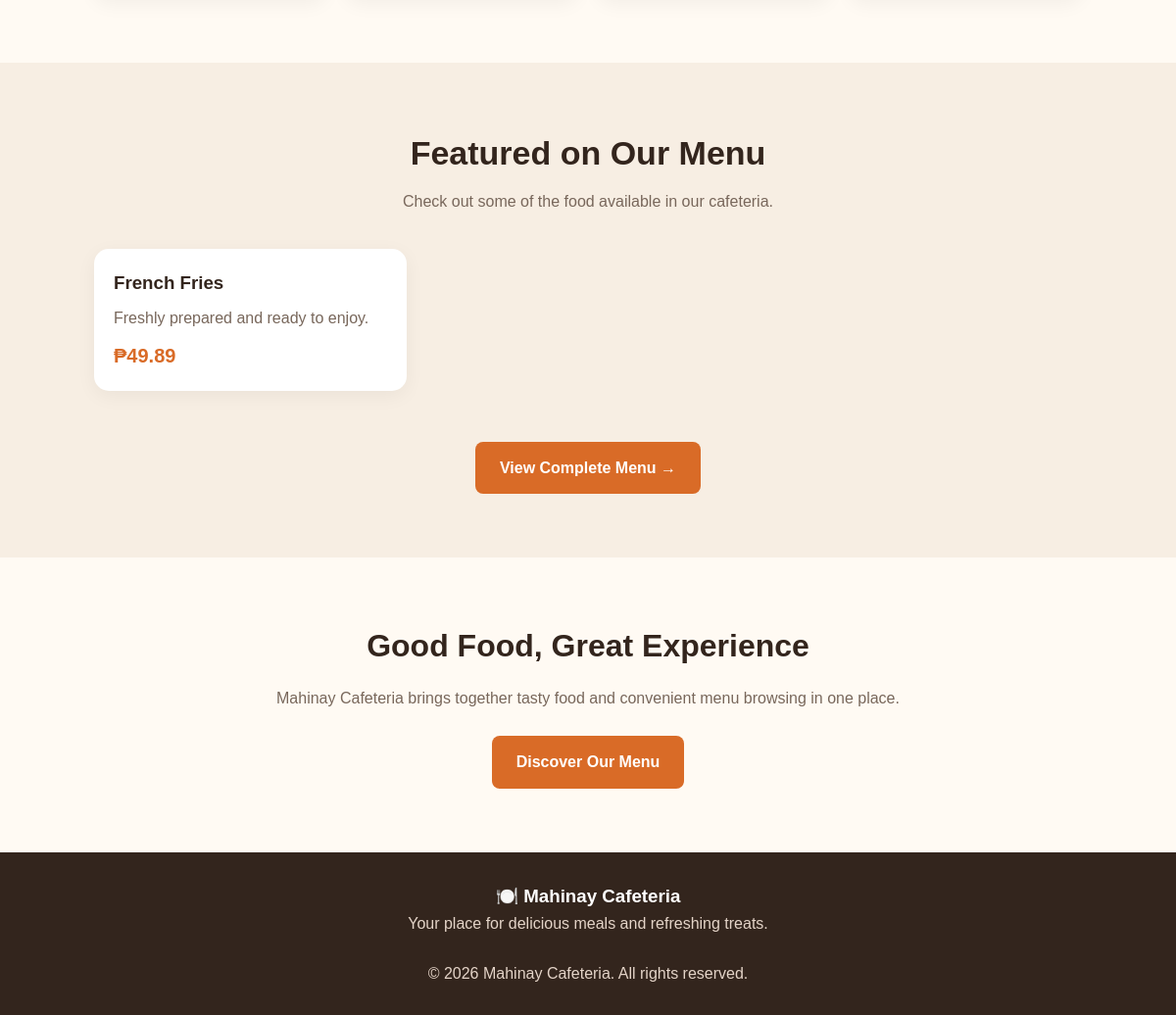
Before: / (lower part) with the older database file.
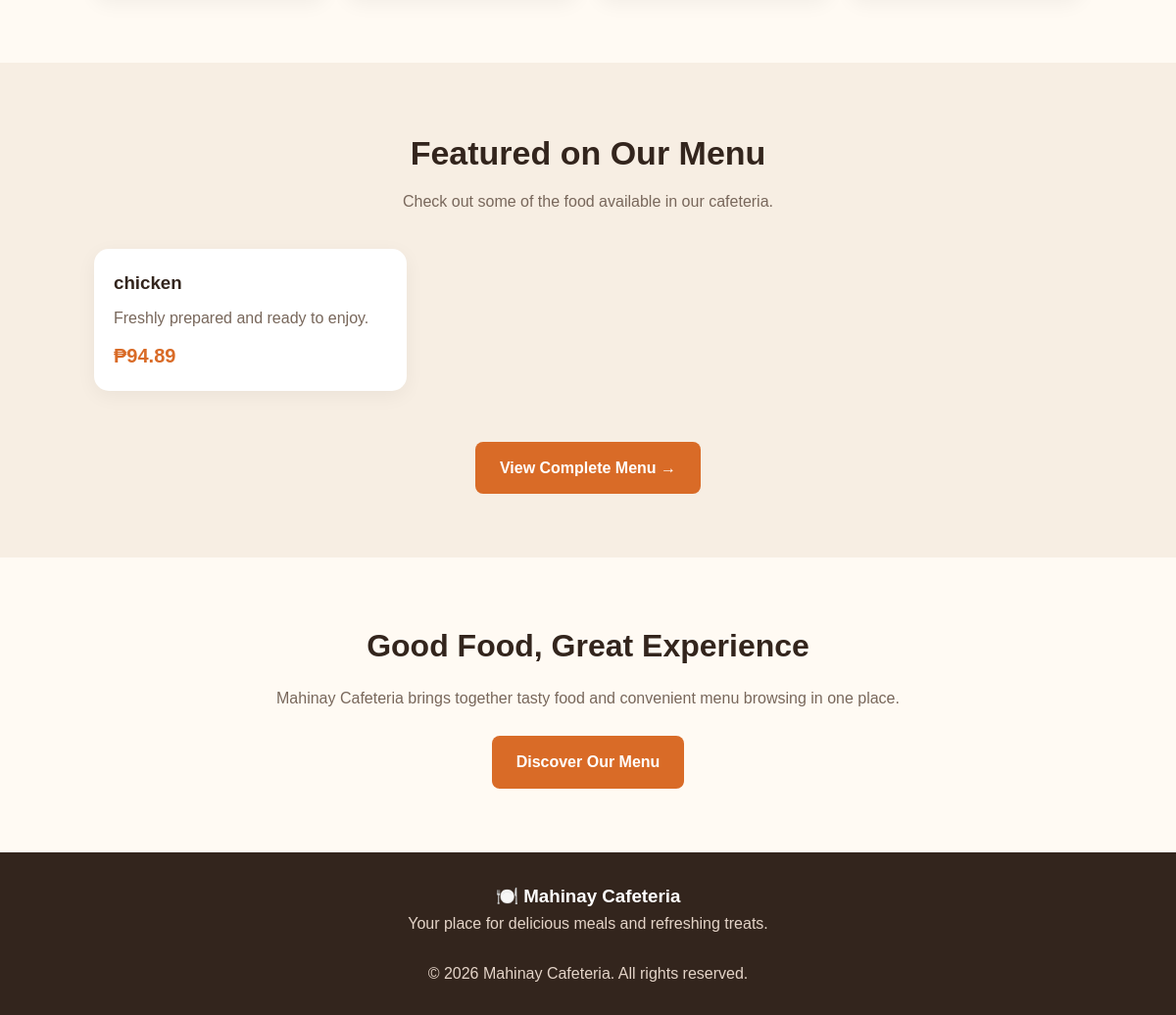
After: the same page with the newer database file.
### Mahinay_App/models.py (models this page shows, shortened)
class Food(models.Model):
    CATEGORY_CHOICES = [
        ('Meals', 'Meals'),
        ('Snacks', 'Snacks'),
        ('Drinks', 'Drinks'),
        ('Desserts', 'Desserts'),
    ]
    food_id = models.AutoField(primary_key=True)
    name = models.CharField(max_length=100)
    category = models.CharField(
        max_length=50,
        choices=CATEGORY_CHOICES,
        default='Meals'
    )
    price = models.DecimalField(max_digits=10, decimal_places=2)
    availability_status = models.BooleanField(default=True)
    description = models.TextField(blank=True)

### Mahinay_App/views.py (the view)
# urls.py: path('', views.home, name='home'),
def home(request):
    foods = Food.objects.filter(availability_status=True)
    return render(request, 'InvApp/home.html', {'foods': foods})

### Mahinay_App/templates/InvApp/home.html (shortened to what this page needs)
<!DOCTYPE html>
<html lang="en">
<head>
</head>
<body>
    <section class="section" id="categories">
    </section>
    <section class="section food-section" id="menu">
        <h2>Featured on Our Menu</h2>
        <p class="section-description">
            Check out some of the food available in our cafeteria.
        </p>
        <div class="food-grid">
            {% for food in foods %}
                {% if food.availability_status %}
                    <div class="food-card">
                        <div class="food-info">
                            <h3>{{ food.name }}</h3>
                            <p>{{ food.description|default:"Freshly prepared and ready to enjoy." }}</p>
                            <div class="price">
                                ₱{{ food.price }}
                            </div>
                        </div>
                    </div>
                {% endif %}
            {% empty %}
                <div class="empty-menu">
                    <h3>Our menu is waiting for you!</h3>
                    <p>Food items will appear here when they are added to the system.</p>
                </div>
            {% endfor %}
        </div>
        <br><br>
        <a href="/foods/" class="primary-btn">
            View Complete Menu →
        </a>
    </section>
    <section class="cta" id="about">
        <h2>Good Food, Great Experience</h2>
        <p>
            Mahinay Cafeteria brings together tasty food and convenient
            menu browsing in one place.
        </p>
        <a href="/foods/" class="primary-btn">
            Discover Our Menu
        </a>
    </section>
    <footer>
        <h3>🍽️ Mahinay Cafeteria</h3>
        <p>
            Your place for delicious meals and refreshing treats.
        </p>
        <br>
        <p>&copy; 2026 Mahinay Cafeteria. All rights reserved.</p>
    </footer>
</body>
</html>

### Mahinay_App/templates/InvApp/home.html (style rules this page uses)
* { margin: 0; padding: 0; box-sizing: border-box; }
body { font-family: Arial, sans-serif; background-color: #fffaf3; color: #33251d; line-height: 1.6; }
.primary-btn { display: inline-block; background-color: #d96b27; color: white; text-decoration: none; padding: 14px 25px; border-radius: 8px; font-weight: bold; transition: 0.3s; }
.section { padding: 65px 8%; text-align: center; }
.section h2 { font-size: 34px; margin-bottom: 10px; }
.section-description { color: #78675b; margin-bottom: 35px; }
.food-section { background-color: #f7eee3; }
.food-grid { display: grid; grid-template-columns: repeat(3, 1fr); gap: 25px; margin-top: 35px; text-align: left; }
.food-card { background: white; border-radius: 15px; overflow: hidden; box-shadow: 0 5px 20px rgba(0,0,0,0.05); }
.food-info { padding: 20px; }
.food-info h3 { margin-bottom: 8px; }
.food-info p { color: #78675b; margin-bottom: 10px; }
.price { color: #d96b27; font-weight: bold; font-size: 20px; }
.cta { padding: 65px 8%; text-align: center; }
.cta h2 { font-size: 32px; margin-bottom: 15px; }
.cta p { margin-bottom: 25px; color: #78675b; }
footer { background-color: #33251d; color: white; padding: 30px 8%; text-align: center; }
footer p { color: #e4d4c8; }

Changed rows visible on the page:
removed Food: name "French Fries", description "Freshly prepared and ready to enjoy.", price "49.89"
added Food: name "chicken", description "Freshly prepared and ready to enjoy.", price "94.89"
